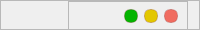
           <widget class="QFrame" name="top">
            <property name="minimumSize">
             <size>
              <width>0</width>
              <height>30</height>
             </size>
            </property>
            <property name="maximumSize">
             <size>
              <width>16777215</width>
              <height>30</height>
             </size>
            </property>
            <property name="styleSheet">
             <string notr="true">QFrame#top{
background-color: rgba(255, 255, 255,0);
}</string>
            </property>
            <property name="frameShape">
             <enum>QFrame::StyledPanel</enum>
            </property>
            <property name="frameShadow">
             <enum>QFrame::Raised</enum>
            </property>
            <layout class="QHBoxLayout" name="horizontalLayout">
             <property name="spacing">
              <number>0</number>
             </property>
             <property name="leftMargin">
              <number>20</number>
             </property>
             <property name="topMargin">
              <number>0</number>
             </property>
             <property name="bottomMargin">
              <number>0</number>
             </property>
             <item>
              <widget class="QLabel" name="explain_title">
               <property name="minimumSize">
                <size>
                 <width>0</width>
                 <height>30</height>
                </size>
               </property>
               <property name="maximumSize">
                <size>
                 <width>16777215</width>
                 <height>30</height>
                </size>
               </property>
               <property name="styleSheet">
                <string notr="true">font: 700 italic 11pt &quot;Segoe UI&quot;;</string>
               </property>
               <property name="text">
                <string/>
               </property>
               <property name="alignment">
                <set>Qt::AlignCenter</set>
               </property>
              </widget>
             </item>
             <item>
              <widget class="QFrame" name="buttons_sf">
               <property name="minimumSize">
                <size>
                 <width>120</width>
                 <height>30</height>
                </size>
               </property>
               <property name="maximumSize">
                <size>
                 <width>120</width>
                 <height>30</height>
                </size>
               </property>
               <property name="frameShape">
                <enum>QFrame::StyledPanel</enum>
               </property>
               <property name="frameShadow">
                <enum>QFrame::Raised</enum>
               </property>
               <layout class="QHBoxLayout" name="horizontalLayout_2">
                <property name="topMargin">
                 <number>0</number>
                </property>
                <property name="bottomMargin">
                 <number>0</number>
                </property>
                <item>
                 <widget class="QPushButton" name="settings_button">
                  <property name="minimumSize">
                   <size>
                    <width>0</width>
                    <height>18</height>
                   </size>
                  </property>
                  <property name="maximumSize">
                   <size>
                    <width>16777215</width>
                    <height>18</height>
                   </size>
                  </property>
                  <property name="cursor">
                   <cursorShape>PointingHandCursor</cursorShape>
                  </property>
                  <property name="styleSheet">
                   <string notr="true">QPushButton{
background-image: url(:/all/img/set.png);
background-repeat: no-repeat;
background-position: center;
border: none;
}

QPushButton:hover{

}</string>
                  </property>
                  <property name="text">
                   <string/>
                  </property>
                 </widget>
                </item>
                <item>
                 <widget class="QPushButton" name="min_sf">
                  <property name="minimumSize">
                   <size>
                    <width>14</width>
                    <height>14</height>
                   </size>
                  </property>
                  <property name="maximumSize">
                   <size>
                    <width>14</width>
                    <height>14</height>
                   </size>
                  </property>
                  <property name="styleSheet">
                   <string notr="true">QPushButton{
	
	background-color: rgb(4, 180, 0);
border:1px solid rgba(113, 17, 15,50);
border-radius:6px;
}
QPushButton:hover {
background-color:rgb(139, 29, 31)
	
}
QPushButton:pressed {
	background-color: rgb(232, 59, 35);
}
</string>
                  </property>
                  <property name="text">
                   <string/>
                  </property>
                 </widget>
                </item>
                <item>
                 <widget class="QPushButton" name="max_sf">
                  <property name="minimumSize">
                   <size>
                    <width>14</width>
                    <height>14</height>
                   </size>
                  </property>
                  <property name="maximumSize">
                   <size>
                    <width>14</width>
                    <height>14</height>
                   </size>
                  </property>
                  <property name="styleSheet">
                   <string notr="true">QPushButton{
	
	background-color: rgb(227, 199, 0);
border:1px solid rgba(113, 17, 15,50);
border-radius:6px;
}
QPushButton:hover {
background-color:rgb(139, 29, 31)
	
}
QPushButton:pressed {
	background-color: rgb(232, 59, 35);
}
</string>
                  </property>
                  <property name="text">
                   <string/>
                  </property>
                 </widget>
                </item>
                <item>
                 <widget class="QPushButton" name="close_button">
                  <property name="minimumSize">
                   <size>
                    <width>14</width>
                    <height>14</height>
                   </size>
                  </property>
                  <property name="maximumSize">
                   <size>
                    <width>14</width>
                    <height>14</height>
                   </size>
                  </property>
                  <property name="styleSheet">
                   <string notr="true">QPushButton{
	
	background-color: rgb(240, 108, 96);
border:1px solid rgba(113, 17, 15,50);
border-radius:6px;
}
QPushButton:hover {
background-color:rgb(139, 29, 31)
	
}
QPushButton:pressed {
	background-color: rgb(232, 59, 35);
}
</string>
                  </property>
                  <property name="text">
                   <string/>
                  </property>
                 </widget>
                </item>
               </layout>
              </widget>
             </item>
            </layout>
           </widget>
